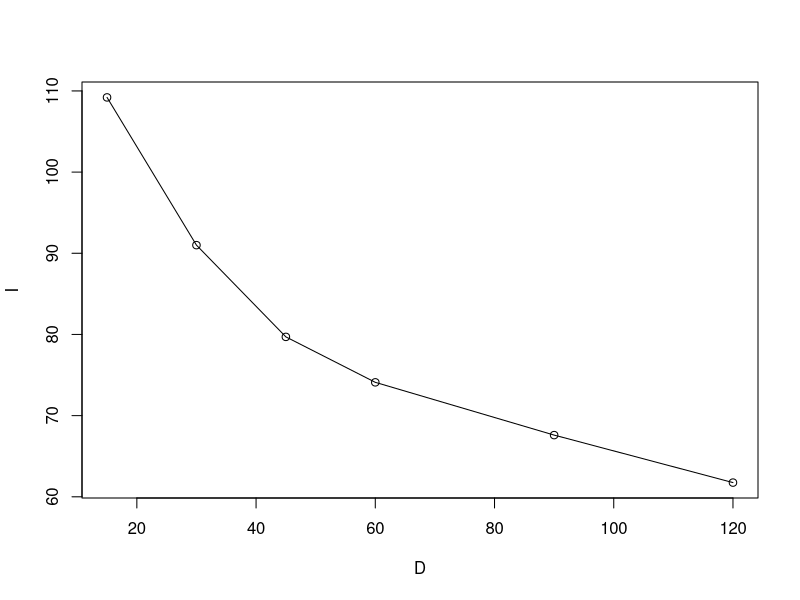

Here is the R script that generated this plot:
# page no: 131

CR = c(0, 12.4, 22.1 ,35.1, 52.7, 63.7, 81.9, 109.2, 123.5, 132.6, 143.3, 146.0, 146.0);
c15 = vector(length=length(CR))
c30 = vector(length=length(CR))
c45 = vector(length=length(CR))
c60 = vector(length=length(CR))
c90 = vector(length=length(CR))
c120 = vector(length=length(CR))
c30[3] = 22.1;
c45[4] = 35.1;
c60[5] = 52.7;
c90[7] = 81.9;
c120[9] = 123.5;
for (i in 3:13) c15[i] = CR[i]-CR[i-1];
for (i in 4:13) c30[i] = CR[i]-CR[i-2];
for (i in 5:13) c45[i] = CR[i]-CR[i-3];
for (i in 6:13) c60[i] = CR[i]-CR[i-4];
for (i in 8:13) c90[i] = CR[i]-CR[i-6];
for (i in 10:13) c120[i] = CR[i]-CR[i-8];
for (i in 1:13) cat(c15[i],c30[i],c45[i],c60[i],c90[i],c120[i], '\n');
I = c(109.2, 91, 79.7, 74.1, 67.6, 61.75);  
D = c(15 ,30 ,45 ,60 ,90 ,120);             
plot(D,I,type="o")
